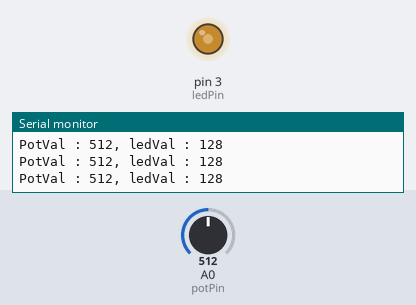
A sketch run on a simulated Arduino Uno, built with avr-gcc and run on an emulated ATmega328P. Parts: output pins drawn as LEDs (lit = HIGH), the last lines printed to the serial monitor. The test bench sets the inputs (shaded band); at power-on: A0 (potPin) = 512.

Above: at 1.2 s.
1.3 s: A0 (potPin) set to 410
At 2.4 s:
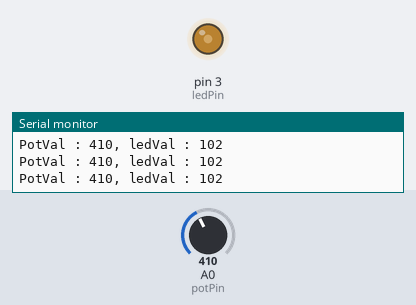
4.3 s: A0 (potPin) set to 384
At 4.7 s:
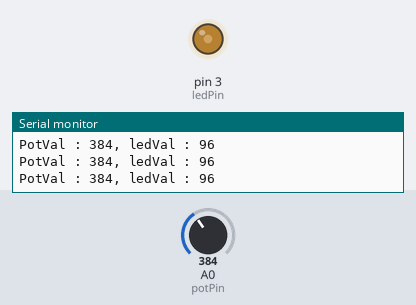
7.3 s: A0 (potPin) set to 716
At 8.4 s:
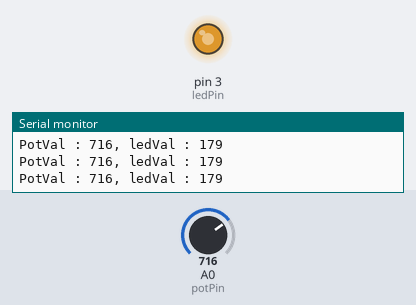
8.8 s: A0 (potPin) set to 985
At 10.0 s:
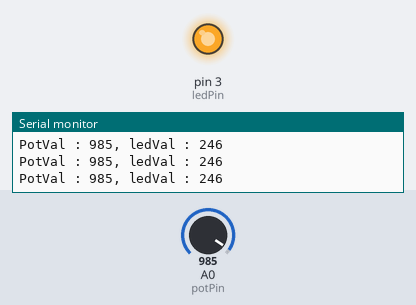
10.3 s: A0 (potPin) set to 1007
At 10.6 s:
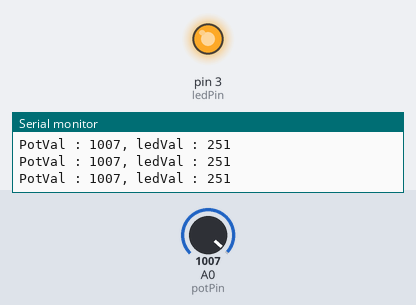
13.3 s: A0 (potPin) set to 0
At 14.5 s:
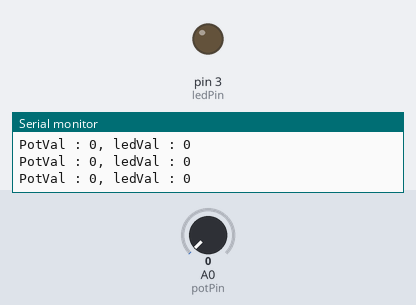
Timing chart, 0 to 15.8 s (numbered marks = the images above; inputs shaded):
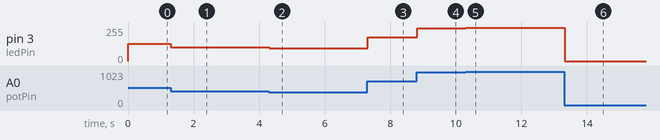

Measured:
- after the input at 1.3 s, pin 3 (ledPin): 128/255 → 102/255 at once
- after the input at 4.3 s, pin 3 (ledPin): 102/255 → 96/255 at once
- after the input at 7.3 s, pin 3 (ledPin): 96/255 → 179/255 at once
- after the input at 8.8 s, pin 3 (ledPin): 179/255 → 246/255 at once
- after the input at 10.3 s, pin 3 (ledPin): 246/255 → 251/255 at once
- after the input at 13.3 s, pin 3 (ledPin): 251/255 → 0/255 at once

The sketch:

simpleSerialMon.ino
```cpp
int ledPin = 3;
int fade = 0;
int potPin = A0;
int potVal;

void setup() {
  // put your setup code here, to run once:
  pinMode(ledPin, OUTPUT);
  Serial.begin(9600);
}

void loop() {
  // put your main code here, to run repeatedly:
  potVal = analogRead(potPin);
  delay(1);
  fade = potVal/4;
  analogWrite(ledPin, fade);
  Serial.print("PotVal : ");
  Serial.print(potVal);
  Serial.print(", ledVal : ");
  Serial.println(fade);
}
```
